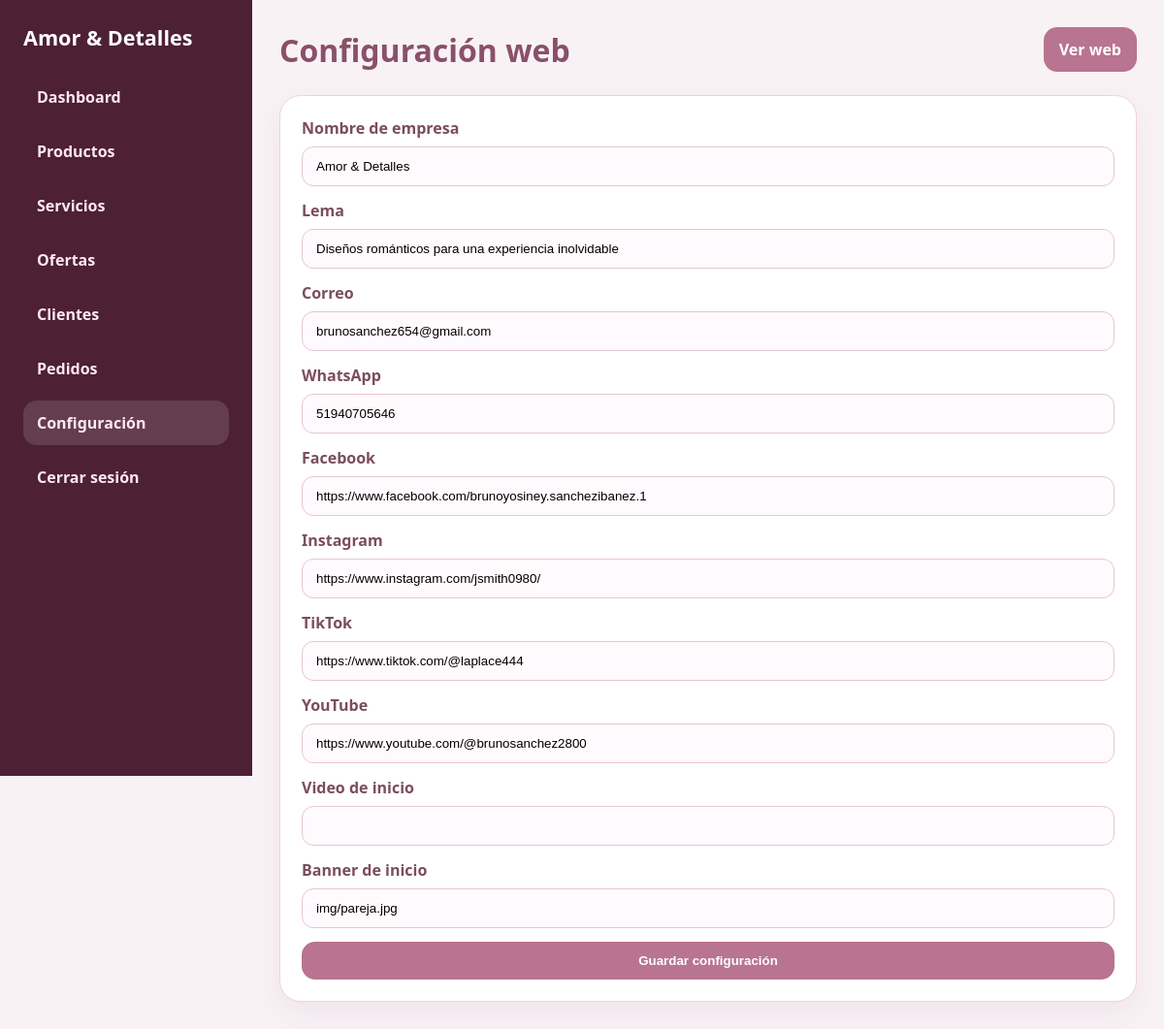
Screenshot of /admin/configuracion.php (signed in) with the database file from the repository.
### tables this page shows
CREATE TABLE IF NOT EXISTS configuracion_web (
  id_config INT AUTO_INCREMENT PRIMARY KEY,
  nombre_empresa VARCHAR(160) NOT NULL DEFAULT 'Amor & Detalles',
  lema VARCHAR(255) DEFAULT 'Diseños románticos para una experiencia inolvidable',
  correo VARCHAR(160) DEFAULT 'brunosanchez654@gmail.com',
  whatsapp VARCHAR(30) DEFAULT '51940705646',
  facebook VARCHAR(255) DEFAULT NULL,
  instagram VARCHAR(255) DEFAULT NULL,
  tiktok VARCHAR(255) DEFAULT NULL,
  youtube VARCHAR(255) DEFAULT NULL,
  video_inicio VARCHAR(255) DEFAULT NULL,
  banner_inicio VARCHAR(255) DEFAULT 'img/pareja.jpg',
  fecha_actualizacion TIMESTAMP DEFAULT CURRENT_TIMESTAMP ON UPDATE CURRENT_TIMESTAMP
);

### admin/configuracion.php (the view, shortened to what this page needs)
<?php
require_once 'config/db.php';
require_once 'includes/layout.php';
$config = $pdo->query('SELECT * FROM configuracion_web WHERE id_config = 1')->fetch();
?>
<section class="admin-panel">
  <form method="POST" class="admin-form">
    <label>Nombre de empresa<input name="nombre_empresa" value="<?php echo htmlspecialchars($config['nombre_empresa'] ?? ''); ?>" required></label>
    <label>Lema<input name="lema" value="<?php echo htmlspecialchars($config['lema'] ?? ''); ?>"></label>
    <label>Correo<input name="correo" value="<?php echo htmlspecialchars($config['correo'] ?? ''); ?>"></label>
    <label>WhatsApp<input name="whatsapp" value="<?php echo htmlspecialchars($config['whatsapp'] ?? ''); ?>"></label>
    <label>Facebook<input name="facebook" value="<?php echo htmlspecialchars($config['facebook'] ?? ''); ?>"></label>
    <label>Instagram<input name="instagram" value="<?php echo htmlspecialchars($config['instagram'] ?? ''); ?>"></label>
    <label>TikTok<input name="tiktok" value="<?php echo htmlspecialchars($config['tiktok'] ?? ''); ?>"></label>
    <label>YouTube<input name="youtube" value="<?php echo htmlspecialchars($config['youtube'] ?? ''); ?>"></label>
    <label>Video de inicio<input name="video_inicio" value="<?php echo htmlspecialchars($config['video_inicio'] ?? ''); ?>"></label>
    <label>Banner de inicio<input name="banner_inicio" value="<?php echo htmlspecialchars($config['banner_inicio'] ?? ''); ?>"></label>
    <button type="submit">Guardar configuración</button>
  </form>
</section>

### admin/assets/admin.css (style rules this page uses)
* { box-sizing:border-box;margin:0;padding:0 }
body { font-family:Segoe UI,Tahoma,sans-serif;background:#f8f2f5;color:#4c2d37 }
.admin-form { display:grid;gap:14px }
.admin-form label { display:grid;gap:8px;font-weight:700;color:#7b4d5e }
.admin-form input,.admin-form textarea,.admin-form select { width:100%;padding:12px 14px;border:1px solid #e6c6d4;border-radius:12px;background:#fffafd }
.admin-form button,.admin-btn { border:0;border-radius:14px;padding:12px 16px;background:#b87491;color:#fff;font-weight:800;text-decoration:none;display:inline-flex;align-items:center;justify-content:center;gap:8px;cursor:pointer }
.stat-card,.admin-panel { background:#fff;border:1px solid #efd3de;border-radius:22px;padding:22px;box-shadow:0 12px 32px rgba(112,11,60,.06) }

### rows the page displays
configuracion_web: nombre_empresa "Amor & Detalles", lema "Diseños románticos para una experiencia inolvidable", correo "brunosanchez654@gmail.com", whatsapp "51940705646", facebook "https://www.facebook.com/brunoyosiney.sanchezibanez.1", instagram "https://www.instagram.com/jsmith0980/", tiktok "https://www.tiktok.com/@laplace444", youtube "https://www.youtube.com/@brunosanchez2800", banner_inicio "img/pareja.jpg"

### other values shown
$data[0] "Dashboard"
$data[0] "Productos"
$data[0] "Servicios"
$data[0] "Ofertas"
$data[0] "Clientes"
$data[0] "Pedidos"
$data[0] "Configuración"
$data[0] "Cerrar sesión"
$title "Configuración web"
